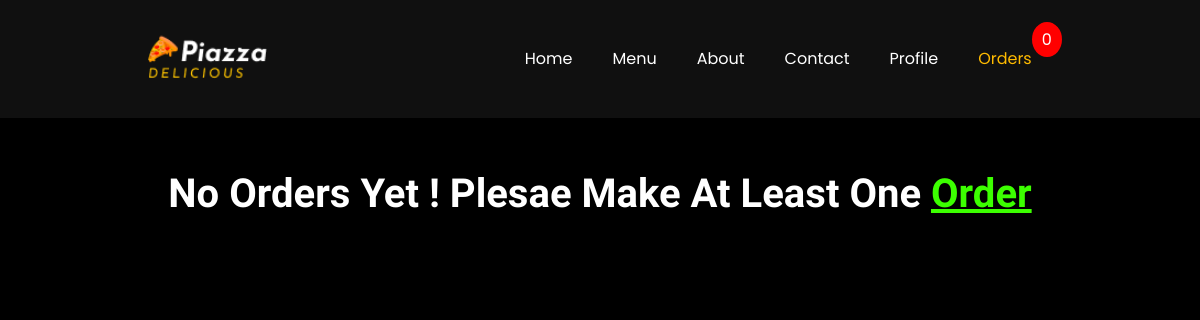
Before: /orders/ (signed in) with the older database file.
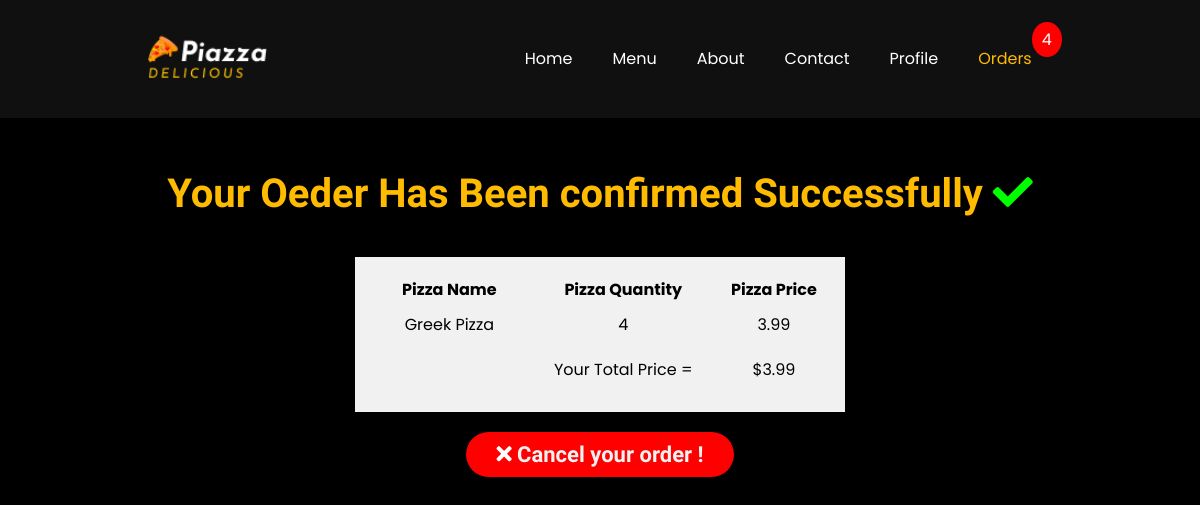
After: the same page with the newer database file.
### Home/models.py (models this page shows, shortened)
class Orders(models.Model):
    Pizza_name = models.CharField(max_length=200, default="")
    Pizza_desc = models.CharField(max_length=400, default="")
    Pizza_price = models.FloatField(default=0)
    User = models.ForeignKey(User, on_delete=models.CASCADE)
    order_confirmed = models.BooleanField(default=False)
    quantity = models.IntegerField(default=1)

### Home/views.py (the view)
# urls.py: path('orders/', views.orders, name="orders"),
def orders(request):
    try:
        current_username = request.user.username
        user = User.objects.filter(username=current_username).first()
        order = Orders.objects.filter(User=user)
        price_list = []
        for pizza in order:
            price = pizza.Pizza_price
            price_list.append(price)
        total_price = round(sum(price_list), 3)
        if request.user and request.user != AnonymousUser():
            current_user = request.user
            ordersOfCurrentUser = Orders.objects.filter(User=current_user)
            totalOrdersList = []
            for pizzaOrder in ordersOfCurrentUser:
                quantity = pizzaOrder.quantity
                totalOrdersList.append(quantity)
            totalOrders = sum(totalOrdersList)
            firstobjectofcurrentuser = ordersOfCurrentUser.first()
        else:
            totalOrders = 0
        context = {
            'order':order,
            'total_price':total_price,
            'totalOrders':totalOrders,
            'firstobjectofcurrentuser':firstobjectofcurrentuser,
        }
        return render(request, "Home/orders.html", context)
    except Exception:
        messages.success(request, "Login To Continue!")
        return redirect("/log_in/")

### templates/Home/orders.html (shortened to what this page needs)
{% extends 'base.html' %}
{% block active3 %}active{% endblock active3 %}
{% block body %}
<section id="orders">
{% if order %}
    {% if firstobjectofcurrentuser.order_confirmed == False %}
    <h1>Yor orders</h1>
    <div class="table__orders__container">
        <div class="table__orders">
            <table>
                <tr>
                    <th>Pizza Name</th>
                    <th>Description</th>
                    <th>Quantity</th>
                    <th>Price</th>
                    <th>Cancel</th>
                </tr>
            {% for pizza in order %}
                <tr>
                    <td>{{pizza.Pizza_name}}</th>
                    <td>{{pizza.Pizza_desc}}</td>
                    <td>
                        <form action="/decreament/" method="POST" class="btn__increament__decreament">
                        {% csrf_token %}
                            <input type="text" name="order_Id" id="order_Id" value="{{pizza.id}}">
                            <input type="text" name="Pizza_name_" id="Pizza_name_" value="{{pizza.Pizza_name}}">
                            <button type="submit"><i class="fas fa-minus"></i></button>
                        </form>
                        {{pizza.quantity}}
                        <form action="/increament/" method="POST" class="btn__increament__decreament">
                        {% csrf_token %}
                            <input type="text" name="order_Id" id="order_Id" value="{{pizza.id}}">
                            <button type="submit"><i class="fas fa-plus"></i></button>
                        </form>
                    </td>
                    <td>${{pizza.Pizza_price}}</td>
                    <td><form action="/deleteOrder/" method="POST">
                        {% csrf_token %}
                        <input type="text" name="order_id" id="order_id" value="{{pizza.id}}">
                        <button type="submit"><i class="fas fa-trash-alt"></i> Delete</button>
                        </form>
                    </td>
                </tr>
            {% endfor %}
            <tr>
                <th>Your</th>
                <th>Total Price =</th>
                <th>${{total_price}}</th>
                <th></th>
                <th>
                    <form action="/deleteAllOrder/" method="POST">
                    {% csrf_token %}
                        <button type="submit"><i class="fas fa-trash-alt"></i> Delete All</button>
                    </form>
                </th>
            </tr>
            </table>
        </div>
    </div>
    <div class="confirm_orders">
        <form action="/orderConfirmed/" method="POST">
        {% csrf_token %}
            <button type="submit">Confirm Your Order <i class="fas fa-check"></i></button>
        </form>
    </div>
    <h4>Please Pay on delivery !</h4>
    {% else %}
        <h1 class="confirmed_bill">Your Oeder Has Been confirmed Successfully <i class="fas fa-check"></i></h1>
        <div class="bill_container">
            <div class="bill_box">
                <table>
                    <tr>
                        <th>Pizza Name</th>
                        <th>Pizza Quantity</th>
                        <th>Pizza Price</th>
                    </tr>
                    {% for pizza in order %}
                    <tr>
                        <td>{{pizza.Pizza_name}}</td>
                        <td>{{pizza.quantity}}</td>
                        <td>{{pizza.Pizza_price}}</td>
                    </tr>
                    {% endfor %}
                    <tr>
                        <td></td>
                        <td>Your Total Price =</td>
                        <td>${{total_price}}</td>
                    </tr>
                </table>
            </div>
        </div>
        <form action="/deleteAllOrder/" method="POST">
            <button class="cancel_all_order" type="submit"><i class="fas fa-times"></i> Cancel your order !</button>
        </form>
    {% endif %}
{% else %}
<h4>No Orders Yet ! Plesae Make At Least One <a href="/menu/">Order</a></h4>
{% endif %}
</section>
{% endblock body %}

Changed rows visible on the page:
added Orders: Pizza_name "Greek Pizza", quantity "4", Pizza_price "3.99"
Other visible differences:
{{ totalOrders }}: (not shown) → "4"
{{ total_price }}: (not shown) → "3.99"
text no longer shown: "0 No Orders Yet ! Plesae Make At Least One Order"
text now shown: "Your Oeder Has Been confirmed Successfully Pizza Name Pizza Quantity Pizza Price Your Total Price = $ Cancel your order !"
